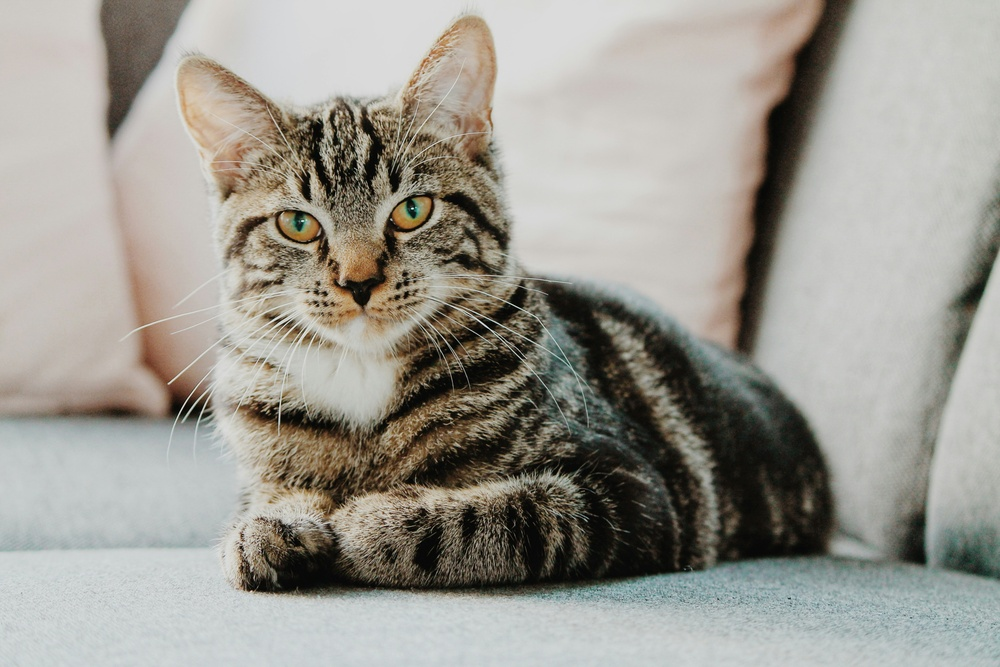
#> input picture html/rsc/src/400_OpenCV/ch_06_pixel/example.jpg, 1000 x 667 px, shrunk from 4272 x 2848 before the run
$ jupyter execute '0130_컬러 영상 Grayscale 변환 Numpy 평균 overflow.ipynb'
#> lines starting #> are read from the running program, lines starting #| are printed output that depends on the picture
[cell 1]
import cv2
import numpy as np
import matplotlib.pyplot as plt

# 이미지 읽기 (컬러 이미지, 기본적으로 BGR 형식으로 읽음)
img_bgr = cv2.imread('example.jpg')
#> img_bgr is the input picture: shape (667, 1000, 3); mean B, G, R 146, 153.8, 156.3

# NumPy를 사용하여 BGR 이미지를 그레이스케일로 변환
# BGR 순서로 채널을 분리
blue_channel = img_bgr[:, :, 0]
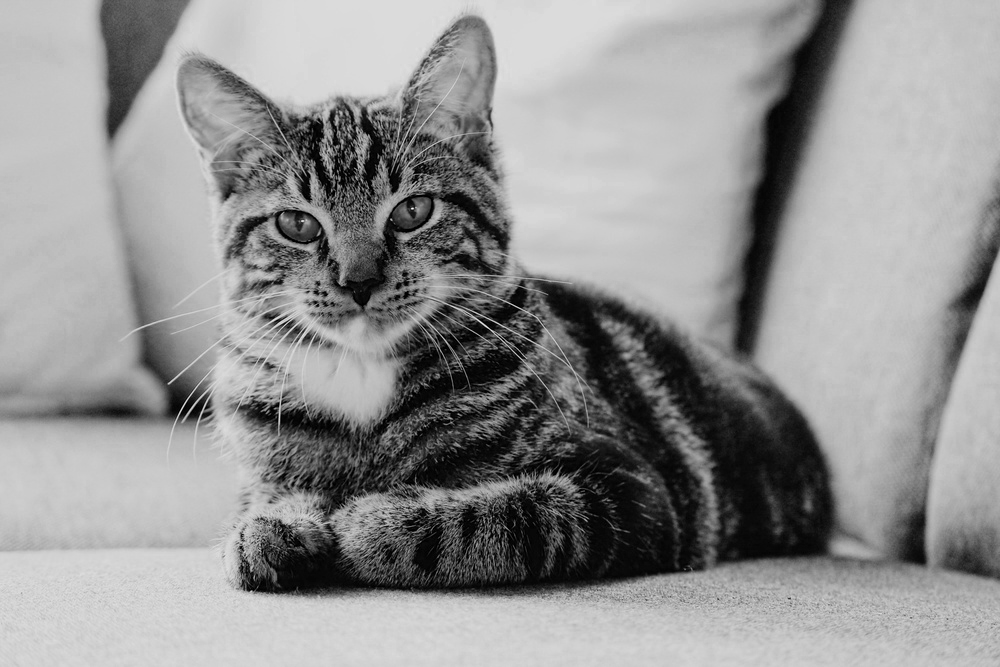
#> blue_channel: shape (667, 1000); min 0, max 252, mean 146
green_channel = img_bgr[:, :, 1]
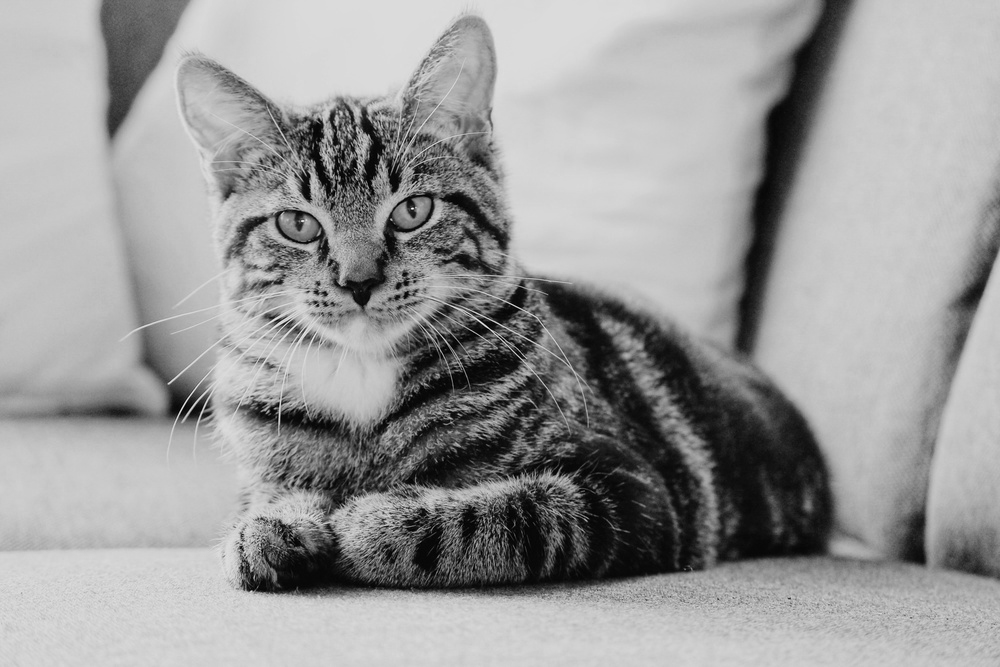
#> green_channel: shape (667, 1000); min 0, max 255, mean 153.8
red_channel = img_bgr[:, :, 2]
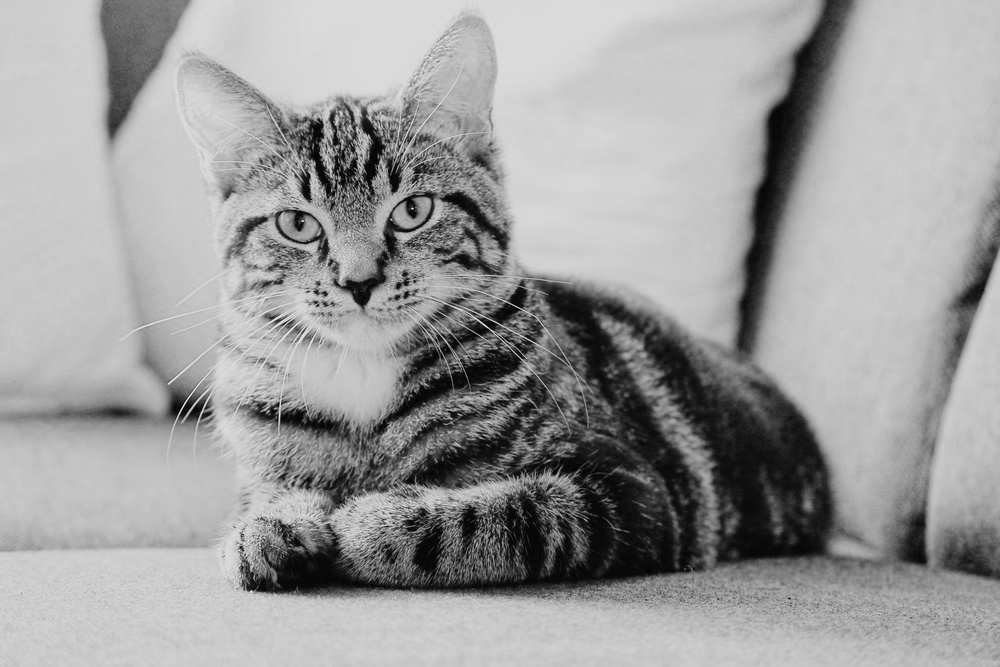
#> red_channel: shape (667, 1000); min 0, max 246, mean 156.3

print( "img_bgr.dtype =", img_bgr.dtype )
#| img_bgr.dtype = uint8
# 평균 적용하여 그레이스케일 계산
img_gray = (blue_channel + green_channel + red_channel)/3.0
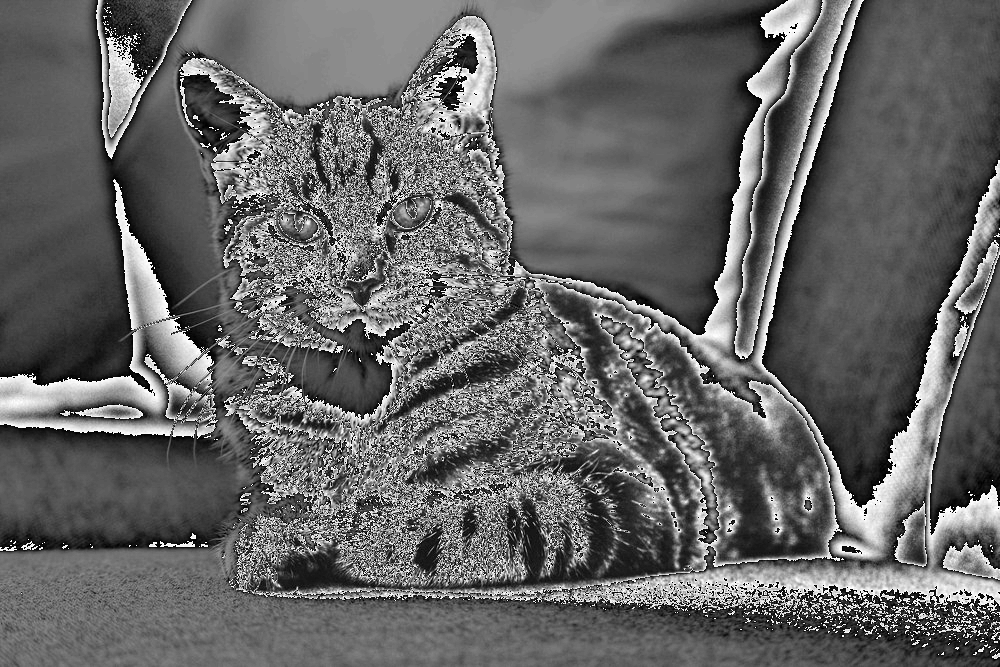
#> img_gray: shape (667, 1000) float64; min 0, max 85, mean 34; drawn with min black and max white

# 결과를 8비트 정수형으로 변환
img_gray = img_gray.astype(np.uint8)
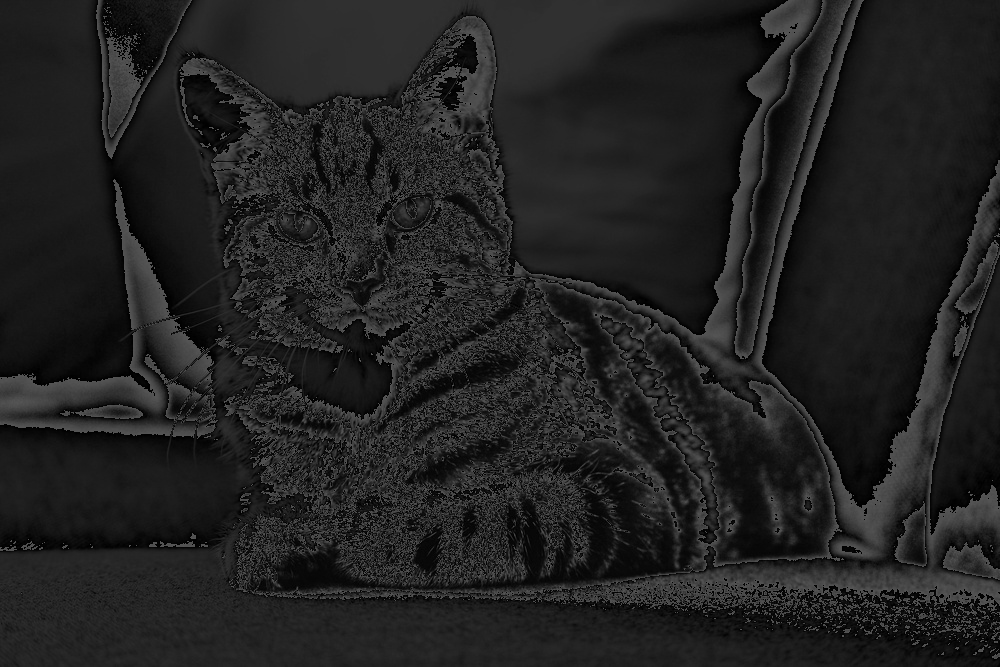
#> img_gray: shape (667, 1000); min 0, max 85, mean 33.6

# 그레이스케일 이미지 출력
plt.figure(figsize=(6, 6))
plt.imshow(img_gray, cmap='gray')  # 그레이스케일 이미지를 표시할 때는 cmap='gray' 사용
plt.title('Grayscale Image (NumPy average overflow)')
plt.axis('off')
plt.show()
